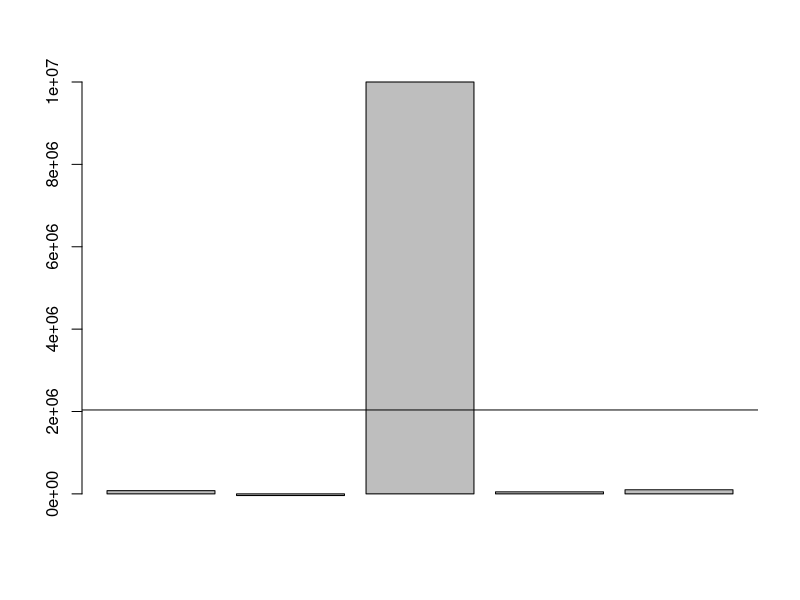
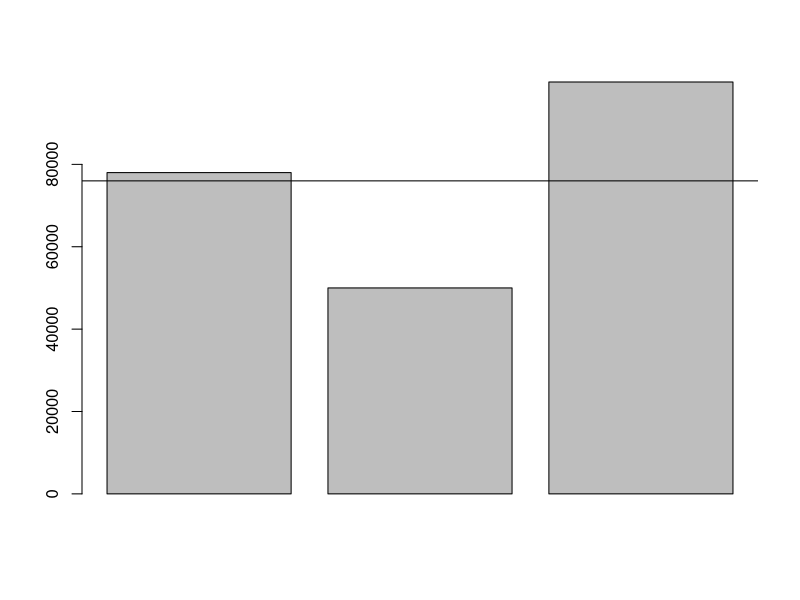

These figures' R source, in order:
## ---- chunk 1
rm(list = ls())
## ---- chunk 2
table_21_customer_id <- c(1001, 1002, 1003, 1004, 1005)
table_21_zip <- c(10048, 'J2S7K7', 90210, 6269, 55101)
table_21_gender <- c('M', 'F', NA, 'M', 'F')
table_21_income <- c(78000, -40000, 10000000, 50000, 99999)
table_21_age <- c('C', 40, 45, 0, 30)
table_21_marital_status <- c('M', 'W', 'S', 'S', 'D')
table_21_transaction_amount <- c(5000, 4000, 7000, 1000, 3000)

df_table_21 <- data.frame(table_21_customer_id, table_21_zip, table_21_gender, table_21_income, table_21_age, table_21_marital_status, table_21_transaction_amount)

table21_column_names <- c('Customer_ID', 'Zip', 'Gender', 'Income', 'Age', 'Marital_Status', 'Transaction_Amount')
colnames(df_table_21) <- table21_column_names

df_table_21
## ---- chunk 3
str(df_table_21)
## ---- chunk 4
table_21_income_mean <- mean(df_table_21$Income)

table_21_income_mean
## ---- chunk 5
barplot(df_table_21$Income)
abline(h = table_21_income_mean)
## ---- chunk 6
df_table_21_income_processed <- df_table_21$Income[c(1, 4, 5)]

df_table_21_income_processed_mean <- mean(df_table_21_income_processed)

df_table_21_income_processed_mean
## ---- chunk 7
barplot(df_table_21_income_processed)
abline(h = df_table_21_income_processed_mean)
## ---- chunk 8
# install.packages('caret')
library(caret)

df_table_21_one_hot_formula_gender <- dummyVars("~ Gender", data=df_table_21)

df_table_21_one_hot_gender <- data.frame(predict(df_table_21_one_hot_formula_gender, newdata = df_table_21))

df_table_21_one_hot_gender
## ---- chunk 9
df_table_21_one_hot_formula_marital_status <- dummyVars("~ Marital_Status", data=df_table_21)

df_table_21_one_hot_marital_status <- data.frame(predict(df_table_21_one_hot_formula_marital_status, newdata = df_table_21))

df_table_21_one_hot_marital_status
